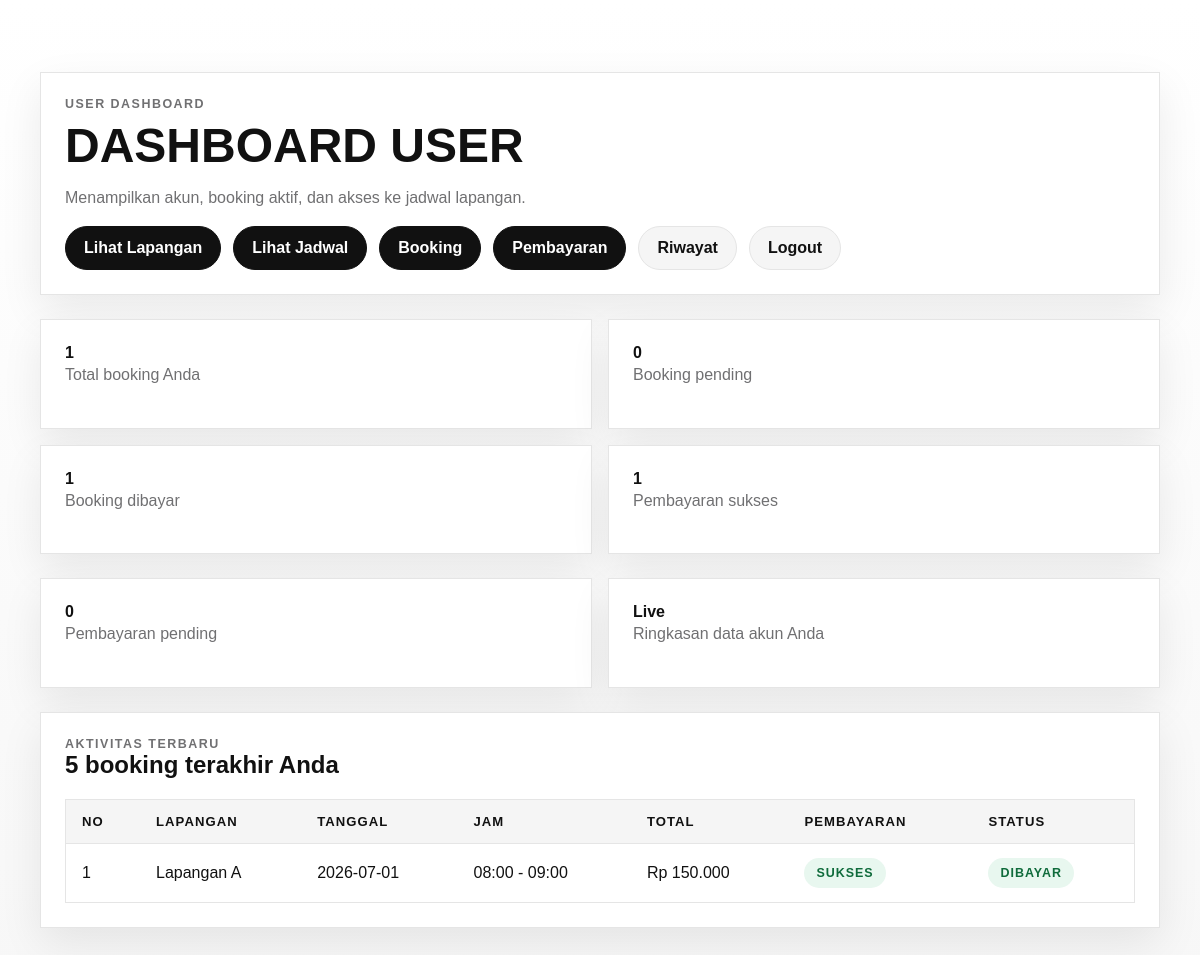
Page /user/dashboard_user.php (signed in) on the committed database.
### tables this page shows
CREATE TABLE IF NOT EXISTS booking (
  id INT AUTO_INCREMENT PRIMARY KEY,
  user_id INT NOT NULL,
  lapangan_id INT NOT NULL,
  jadwal_id INT NOT NULL,
  tanggal_booking DATE NOT NULL,
  total_harga INT NOT NULL,
  status ENUM('pending', 'dibayar', 'selesai', 'batal') NOT NULL DEFAULT 'pending',
  CONSTRAINT fk_booking_user
    FOREIGN KEY (user_id) REFERENCES users(id)
    ON UPDATE CASCADE
    ON DELETE RESTRICT,
  CONSTRAINT fk_booking_lapangan
    FOREIGN KEY (lapangan_id) REFERENCES lapangan(id)
    ON UPDATE CASCADE
    ON DELETE RESTRICT,
  CONSTRAINT fk_booking_jadwal
    FOREIGN KEY (jadwal_id) REFERENCES jadwal(id)
    ON UPDATE CASCADE
    ON DELETE RESTRICT,
  INDEX idx_booking_user_status (user_id, status),
  INDEX idx_booking_tanggal (tanggal_booking)
);

CREATE TABLE IF NOT EXISTS lapangan (
  id INT AUTO_INCREMENT PRIMARY KEY,
  nama_lapangan VARCHAR(100) NOT NULL,
  harga_per_jam INT NOT NULL,
  status ENUM('tersedia', 'maintenance') NOT NULL DEFAULT 'tersedia'
);

CREATE TABLE IF NOT EXISTS jadwal (
  id INT AUTO_INCREMENT PRIMARY KEY,
  lapangan_id INT NOT NULL,
  tanggal DATE NOT NULL,
  jam_mulai TIME NOT NULL,
  jam_selesai TIME NOT NULL,
  status ENUM('tersedia', 'dibooking') NOT NULL DEFAULT 'tersedia',
  CONSTRAINT fk_jadwal_lapangan
    FOREIGN KEY (lapangan_id) REFERENCES lapangan(id)
    ON UPDATE CASCADE
    ON DELETE RESTRICT,
  INDEX idx_jadwal_lapangan_tanggal (lapangan_id, tanggal)
);

CREATE TABLE IF NOT EXISTS pembayaran (
  id INT AUTO_INCREMENT PRIMARY KEY,
  booking_id INT NOT NULL,
  metode VARCHAR(50) NOT NULL,
  status ENUM('pending', 'sukses', 'gagal') NOT NULL DEFAULT 'pending',
  transaction_id VARCHAR(100) DEFAULT NULL,
  created_at TIMESTAMP NOT NULL DEFAULT CURRENT_TIMESTAMP,
  CONSTRAINT fk_pembayaran_booking
    FOREIGN KEY (booking_id) REFERENCES booking(id)
    ON UPDATE CASCADE
    ON DELETE CASCADE,
  UNIQUE KEY uq_pembayaran_transaction_id (transaction_id),
  INDEX idx_pembayaran_booking_status (booking_id, status)
);

### user/dashboard_user.php (the view, shortened to what this page needs)
<?php
require_once __DIR__ . '/../config/koneksi.php';
if (!function_exists('render_status_badge')) {
  function render_status_badge(string $status): string
  {
    $normalized = strtolower(trim($status));
    $classMap = [
      'pending' => 'status-badge status-pending',
      'sukses' => 'status-badge status-success',
      'success' => 'status-badge status-success',
      'dibayar' => 'status-badge status-success',
      'gagal' => 'status-badge status-failed',
      'failed' => 'status-badge status-failed',
      'batal' => 'status-badge status-failed',
      'selesai' => 'status-badge status-info',
    ];
    $class = $classMap[$normalized] ?? 'status-badge status-info';
    return '<span class="' . $class . '">' . htmlspecialchars($status, ENT_QUOTES, 'UTF-8') . '</span>';
  }
}
$userId = (int) ($_SESSION['user_id'] ?? 0);
$totalBooking = 0;
$bookingPending = 0;
$bookingDibayar = 0;
$paymentPending = 0;
$paymentSukses = 0;
if ($userId > 0) {
    $summaryStmt = $pdo->prepare('SELECT
        COUNT(*) AS total_booking,
        SUM(CASE WHEN b.status = "pending" THEN 1 ELSE 0 END) AS booking_pending,
        SUM(CASE WHEN b.status = "dibayar" THEN 1 ELSE 0 END) AS booking_dibayar,
        SUM(CASE WHEN p.status = "pending" THEN 1 ELSE 0 END) AS payment_pending,
        SUM(CASE WHEN p.status = "sukses" THEN 1 ELSE 0 END) AS payment_sukses
      FROM booking b
      INNER JOIN pembayaran p ON p.booking_id = b.id
      WHERE b.user_id = :user_id');
    $summaryStmt->execute(['user_id' => $userId]);
    $summary = $summaryStmt->fetch() ?: [];
    $totalBooking = (int) ($summary['total_booking'] ?? 0);
    $bookingPending = (int) ($summary['booking_pending'] ?? 0);
    $bookingDibayar = (int) ($summary['booking_dibayar'] ?? 0);
    $paymentPending = (int) ($summary['payment_pending'] ?? 0);
    $paymentSukses = (int) ($summary['payment_sukses'] ?? 0);
    $recentStmt = $pdo->prepare('SELECT b.id, l.nama_lapangan, j.tanggal, j.jam_mulai, j.jam_selesai, b.total_harga, b.status, p.status AS payment_status
      FROM booking b
      INNER JOIN lapangan l ON l.id = b.lapangan_id
      INNER JOIN jadwal j ON j.id = b.jadwal_id
      INNER JOIN pembayaran p ON p.booking_id = b.id
      WHERE b.user_id = :user_id
      ORDER BY b.id DESC
      LIMIT 5');
    $recentStmt->execute(['user_id' => $userId]);
    $recentBookings = $recentStmt->fetchAll();
}
require_once __DIR__ . '/../includes/header.php';
?>
<div class="container hero">
  <div class="grid" style="gap: 24px;">
  <div class="card">
    <div class="kicker">User Dashboard</div>
    <h1 style="font-size: clamp(2rem, 4vw, 3.2rem);">Dashboard user</h1>
    <p class="muted">Menampilkan akun, booking aktif, dan akses ke jadwal lapangan.</p>
    <div class="nav">
      <a class="pill" href="lapangan.php">Lihat Lapangan</a>
      <a class="pill" href="jadwal.php">Lihat Jadwal</a>
      <a class="pill" href="booking.php">Booking</a>
      <a class="pill" href="pembayaran.php">Pembayaran</a>
      <a class="pill secondary" href="riwayat.php">Riwayat</a>
      <a class="pill secondary" href="../auth/logout.php">Logout</a>
    </div>
  </div>
  <div class="grid two">
    <div class="card">
      <strong><?php echo $totalBooking; ?></strong>
      <p class="muted">Total booking Anda</p>
    </div>
    <div class="card">
      <strong><?php echo $bookingPending; ?></strong>
      <p class="muted">Booking pending</p>
    </div>
    <div class="card">
      <strong><?php echo $bookingDibayar; ?></strong>
      <p class="muted">Booking dibayar</p>
    </div>
    <div class="card">
      <strong><?php echo $paymentSukses; ?></strong>
      <p class="muted">Pembayaran sukses</p>
    </div>
  </div>
  <div class="grid two">
    <div class="card">
      <strong><?php echo $paymentPending; ?></strong>
      <p class="muted">Pembayaran pending</p>
    </div>
    <div class="card">
      <strong>Live</strong>
      <p class="muted">Ringkasan data akun Anda</p>
    </div>
  </div>
  <section class="card">
    <div class="kicker">Aktivitas Terbaru</div>
    <h2>5 booking terakhir Anda</h2>
    <div style="overflow-x: auto;">
      <table class="table">
        <thead>
          <tr>
            <th>No</th>
            <th>Lapangan</th>
            <th>Tanggal</th>
            <th>Jam</th>
            <th>Total</th>
            <th>Pembayaran</th>
            <th>Status</th>
          </tr>
        </thead>
        <tbody>
          <?php if (empty($recentBookings)): ?>
            <tr>
              <td colspan="7" class="muted">Belum ada booking.</td>
            </tr>
          <?php else: ?>
            <?php foreach ($recentBookings as $index => $booking): ?>
              <tr>
                <td><?php echo $index + 1; ?></td>
                <td><?php echo htmlspecialchars($booking['nama_lapangan'], ENT_QUOTES, 'UTF-8'); ?></td>
                <td><?php echo htmlspecialchars($booking['tanggal'], ENT_QUOTES, 'UTF-8'); ?></td>
                <td><?php echo htmlspecialchars(substr($booking['jam_mulai'], 0, 5) . ' - ' . substr($booking['jam_selesai'], 0, 5), ENT_QUOTES, 'UTF-8'); ?></td>
                <td>Rp <?php echo number_format((int) $booking['total_harga'], 0, ',', '.'); ?></td>
                <td><?php echo render_status_badge($booking['payment_status']); ?></td>
                <td><?php echo render_status_badge($booking['status']); ?></td>
              </tr>
            <?php endforeach; ?>
          <?php endif; ?>
        </tbody>
      </table>
    </div>
  </section>
  </div>
</div>
<?php require_once __DIR__ . '/../includes/footer.php'; ?>

### assets/css/style.css (style rules this page uses)
:root { --ink: #111111; --canvas: #ffffff; --soft-cloud: #f5f5f5; --hairline: #e5e5e5; --muted: #707072; --sale: #d30005; --radius: 9999px; --shadow: 0 16px 40px rgba(17, 17, 17, 0.08); --font-sans: Arial, Helvetica, sans-serif; }
* { box-sizing: border-box; }
body { margin: 0; font-family: var(--font-sans); background: linear-gradient(180deg, #ffffff 0%, #f7f7f7 100%); color: var(--ink); }
a { color: inherit; text-decoration: none; }
.container { width: min(1120px, calc(100% - 32px)); margin: 0 auto; }
.nav { display: flex; gap: 12px; flex-wrap: wrap; }
.pill, .button { display: inline-flex; align-items: center; justify-content: center; min-height: 44px; padding: 0 18px; border-radius: var(--radius); border: 1px solid var(--ink); background: var(--ink); color: #fff; font-weight: 700; transition: transform 160ms ease, box-shadow 160ms ease, background-color 160ms ease, color 160ms ease, border-color 160ms ease; }
.button.secondary, .pill.secondary { background: var(--soft-cloud); color: var(--ink); border-color: var(--hairline); }
.hero { padding: 72px 0 56px; }
.card { background: #fff; border: 1px solid var(--hairline); box-shadow: var(--shadow); padding: 24px; transition: transform 180ms ease, box-shadow 180ms ease, border-color 180ms ease; }
.table tbody tr { transition: background-color 150ms ease; }
.kicker { text-transform: uppercase; letter-spacing: 0.12em; color: var(--muted); font-size: 0.78rem; font-weight: 700; }
h1, h2, h3, p { margin-top: 0; }
h1 { font-size: clamp(2.5rem, 6vw, 5rem); line-height: 0.95; text-transform: uppercase; margin: 12px 0 16px; }
p { line-height: 1.6; color: #2f2f31; }
.grid { display: grid; gap: 16px; }
.grid.two { grid-template-columns: repeat(2, minmax(0, 1fr)); }
.table { width: 100%; border-collapse: collapse; background: #fff; border: 1px solid var(--hairline); }
.table th, .table td { padding: 14px 16px; text-align: left; border-bottom: 1px solid var(--hairline); }
.table th { background: var(--soft-cloud); font-size: 0.82rem; text-transform: uppercase; letter-spacing: 0.08em; }
.muted { color: var(--muted); }
.status-badge { display: inline-flex; align-items: center; justify-content: center; min-height: 30px; padding: 0 12px; border-radius: var(--radius); font-size: 0.78rem; font-weight: 700; text-transform: uppercase; letter-spacing: 0.08em; }
.status-success { background: #e8f7ef; color: #0f6b3b; }

### rows in the picture
booking: lapangan.nama_lapangan "Lapangan A", jadwal.tanggal "2026-07-01", jadwal.jam_selesai "08:00 - 09:00", total_harga "150.000", pembayaran.status "SUKSES DIBAYAR"

### other values in the picture
$totalBooking "1"
$bookingPending "0"
$bookingDibayar "1"
$paymentSukses "1"
$paymentPending "0"
